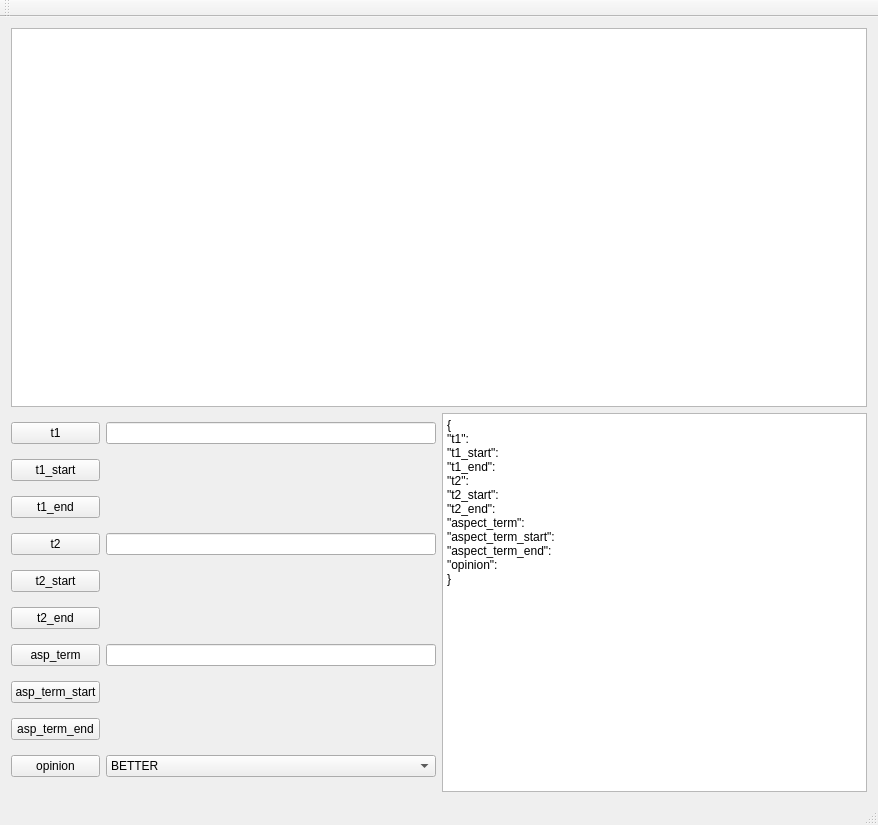
<?xml version="1.0" encoding="UTF-8"?>
<ui version="4.0">
 <class>QtWidgetsApplication1Class</class>
 <widget class="QMainWindow" name="QtWidgetsApplication1Class">
  <property name="geometry">
   <rect>
    <x>0</x>
    <y>0</y>
    <width>878</width>
    <height>825</height>
   </rect>
  </property>
  <property name="sizePolicy">
   <sizepolicy hsizetype="Fixed" vsizetype="Fixed">
    <horstretch>0</horstretch>
    <verstretch>0</verstretch>
   </sizepolicy>
  </property>
  <property name="windowTitle">
   <string>QtWidgetsApplication1</string>
  </property>
  <widget class="QWidget" name="centralWidget">
   <property name="sizePolicy">
    <sizepolicy hsizetype="Fixed" vsizetype="Fixed">
     <horstretch>0</horstretch>
     <verstretch>0</verstretch>
    </sizepolicy>
   </property>
   <layout class="QGridLayout" name="gridLayout_2">
    <item row="0" column="0">
     <layout class="QVBoxLayout" name="verticalLayout">
      <item>
       <widget class="QTextEdit" name="textEdit"/>
      </item>
      <item>
       <layout class="QHBoxLayout" name="horizontalLayout_2">
        <item>
         <layout class="QHBoxLayout" name="horizontalLayout">
          <item>
           <layout class="QGridLayout" name="gridLayout">
            <item row="1" column="0">
             <widget class="QPushButton" name="pushButton_2">
              <property name="text">
               <string>t1_start</string>
              </property>
             </widget>
            </item>
            <item row="2" column="0">
             <widget class="QPushButton" name="pushButton_3">
              <property name="text">
               <string>t1_end</string>
              </property>
             </widget>
            </item>
            <item row="4" column="0">
             <widget class="QPushButton" name="pushButton_5">
              <property name="text">
               <string>t2_start</string>
              </property>
             </widget>
            </item>
            <item row="4" column="1">
             <widget class="QLabel" name="label_4">
              <property name="text">
               <string/>
              </property>
             </widget>
            </item>
            <item row="5" column="0">
             <widget class="QPushButton" name="pushButton_4">
              <property name="text">
               <string>t2_end</string>
              </property>
             </widget>
            </item>
            <item row="1" column="1">
             <widget class="QLabel" name="label_2">
              <property name="text">
               <string/>
              </property>
             </widget>
            </item>
            <item row="2" column="1">
             <widget class="QLabel" name="label_3">
              <property name="text">
               <string/>
              </property>
             </widget>
            </item>
            <item row="3" column="0">
             <widget class="QPushButton" name="pushButton_6">
              <property name="text">
               <string>t2</string>
              </property>
             </widget>
            </item>
            <item row="0" column="1">
             <widget class="QLineEdit" name="lineEdit"/>
            </item>
            <item row="0" column="0">
             <widget class="QPushButton" name="pushButton">
              <property name="text">
               <string>t1</string>
              </property>
             </widget>
            </item>
            <item row="3" column="1">
             <widget class="QLineEdit" name="lineEdit_2"/>
            </item>
            <item row="6" column="0">
             <widget class="QPushButton" name="pushButton_7">
              <property name="text">
               <string>asp_term</string>
              </property>
             </widget>
            </item>
            <item row="8" column="1">
             <widget class="QLabel" name="label_7">
              <property name="text">
               <string/>
              </property>
             </widget>
            </item>
            <item row="5" column="1">
             <widget class="QLabel" name="label_5">
              <property name="text">
               <string/>
              </property>
             </widget>
            </item>
            <item row="6" column="1">
             <widget class="QLineEdit" name="lineEdit_3"/>
            </item>
            <item row="7" column="0">
             <widget class="QPushButton" name="pushButton_8">
              <property name="text">
               <string>asp_term_start</string>
              </property>
             </widget>
            </item>
            <item row="8" column="0">
             <widget class="QPushButton" name="pushButton_9">
              <property name="text">
               <string>asp_term_end</string>
              </property>
             </widget>
            </item>
            <item row="7" column="1">
             <widget class="QLabel" name="label_6">
              <property name="text">
               <string/>
              </property>
             </widget>
            </item>
            <item row="9" column="0">
             <widget class="QPushButton" name="pushButton_11">
              <property name="text">
               <string>opinion</string>
              </property>
             </widget>
            </item>
            <item row="9" column="1">
             <widget class="QComboBox" name="comboBox">
              <item>
               <property name="text">
                <string>BETTER</string>
               </property>
              </item>
              <item>
               <property name="text">
                <string>WORSE</string>
               </property>
              </item>
              <item>
               <property name="text">
                <string>SAME</string>
               </property>
              </item>
             </widget>
            </item>
           </layout>
          </item>
         </layout>
        </item>
        <item>
         <widget class="QTextEdit" name="textEdit_2">
          <property name="html">
           <string>&lt;!DOCTYPE HTML PUBLIC &quot;-//W3C//DTD HTML 4.0//EN&quot; &quot;http://www.w3.org/TR/REC-html40/strict.dtd&quot;&gt;
&lt;html&gt;&lt;head&gt;&lt;meta name=&quot;qrichtext&quot; content=&quot;1&quot; /&gt;&lt;style type=&quot;text/css&quot;&gt;
p, li { white-space: pre-wrap; }
&lt;/style&gt;&lt;/head&gt;&lt;body style=&quot; font-family:'SimSun'; font-size:9pt; font-weight:400; font-style:normal;&quot;&gt;
&lt;p style=&quot; margin-top:12px; margin-bottom:12px; margin-left:0px; margin-right:0px; -qt-block-indent:0; text-indent:0px;&quot;&gt;{&lt;br /&gt;&amp;quot;t1&amp;quot;: &lt;br /&gt;&amp;quot;t1_start&amp;quot;: &lt;br /&gt;&amp;quot;t1_end&amp;quot;: &lt;br /&gt;&amp;quot;t2&amp;quot;: &lt;br /&gt;&amp;quot;t2_start&amp;quot;: &lt;br /&gt;&amp;quot;t2_end&amp;quot;: &lt;br /&gt;&amp;quot;aspect_term&amp;quot;: &lt;br /&gt;&amp;quot;aspect_term_start&amp;quot;: &lt;br /&gt;&amp;quot;aspect_term_end&amp;quot;: &lt;br /&gt;&amp;quot;opinion&amp;quot;: &lt;br /&gt;} &lt;/p&gt;&lt;/body&gt;&lt;/html&gt;</string>
          </property>
         </widget>
        </item>
       </layout>
      </item>
     </layout>
    </item>
   </layout>
  </widget>
  <widget class="QMenuBar" name="menuBar">
   <property name="geometry">
    <rect>
     <x>0</x>
     <y>0</y>
     <width>878</width>
     <height>26</height>
    </rect>
   </property>
  </widget>
  <widget class="QToolBar" name="mainToolBar">
   <attribute name="toolBarArea">
    <enum>TopToolBarArea</enum>
   </attribute>
   <attribute name="toolBarBreak">
    <bool>false</bool>
   </attribute>
  </widget>
  <widget class="QStatusBar" name="statusBar"/>
 </widget>
 <layoutdefault spacing="6" margin="11"/>
 <resources>
  <include location="QtWidgetsApplication1.qrc"/>
 </resources>
 <connections/>
</ui>
